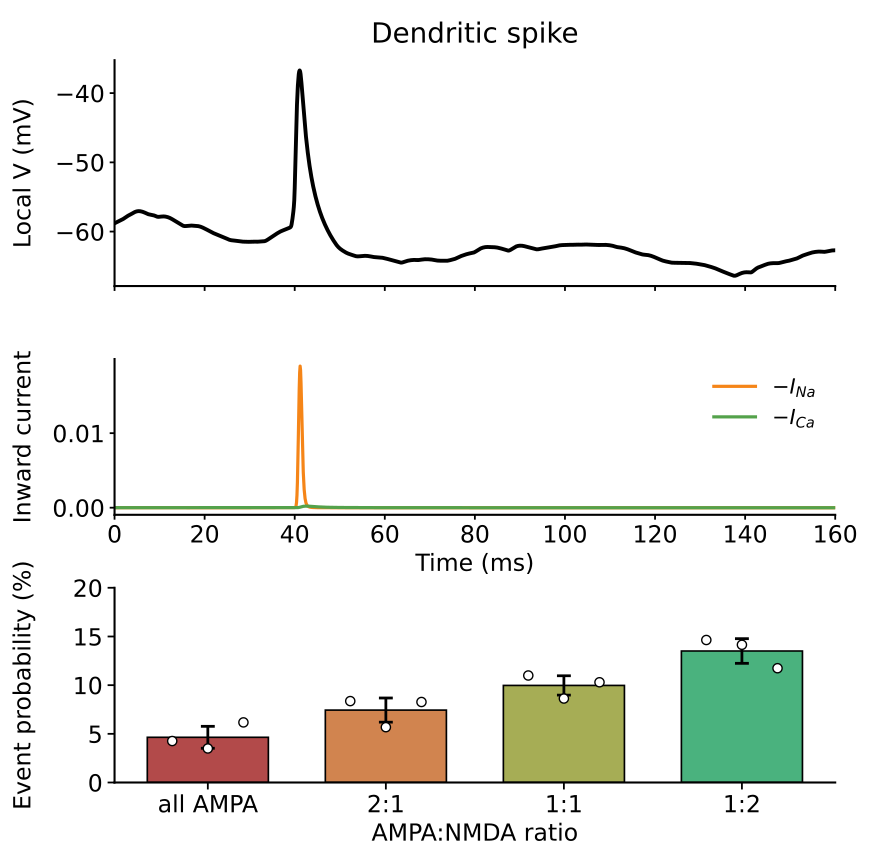

Generate this figure with Python:
import csv
import os
from pathlib import Path

import matplotlib.pyplot as plt
import numpy as np

ROOT = Path(__file__).resolve().parents[3]
DATA = ROOT / "nc_final_data" / "FigureS1" / "FigureS1_abc"
SOURCE = ROOT / "nc_final_source_data" / "FigureS1" / "FigureS1_abc"
PANELS = [0]
LABELS = ("Dendritic spike", "Calcium spike", "Plateau")
COLORS = ("#B24A4A", "#D1844F", "#A6AD55", "#4AB27E")
EXAMPLE_VOLTAGE_LIMITS_MV = ((-67.86488494873046, -35.24535980224609), (-75.51710395812988, -38.308709335327116), (-69.33568363189697, -3.072042655944824))

def load_probabilities():
    names = ("bar_mean.npy", "bar_std.npy")
    values = tuple(np.load(DATA / name, allow_pickle=False) for name in names)
    if any(value.shape != (3, 4) or not np.isfinite(value).all() for value in values):
        raise ValueError("Invalid bar data")
    repeats = np.load(DATA / "bar_repeats.npy", allow_pickle=False)
    if repeats.shape != (3, 4, 3) or not np.array_equal(repeats.mean(axis=2), values[0]) or not np.array_equal(repeats.std(axis=2, ddof=0), values[1]):
        raise ValueError("Individual probabilities do not match bar data")
    events = ("sodium_spike", "calcium_spike", "plateau")
    conditions = ("all_ampa", "ampa_nmda_2to1", "ampa_nmda_1to1", "ampa_nmda_1to2")
    columns = [f"{condition}_{event}_probability" for condition in conditions for event in events]
    runs = repeats.transpose(1, 0, 2).reshape(len(columns), 3)
    write_table(SOURCE / "FigureS1_bars.csv", columns, runs, values[0].T.reshape(-1), values[1].T.reshape(-1))
    return (*values, repeats)


def load_example(panel):
    suffixes = ("time_ms", "voltage_mv", "sodium_inward", "calcium_inward")
    names = tuple("FigureS1_" + "abc"[panel] + "_" + suffix + ".npy" for suffix in suffixes)
    values = tuple(np.load(DATA / name, allow_pickle=False) for name in names)
    if any(value.ndim != 1 or value.size < 2 or value.shape != values[0].shape or not np.isfinite(value).all() for value in values):
        raise ValueError("Invalid example data")
    write_curves(SOURCE / ("FigureS1_" + "abc"[panel] + "_curves.csv"),
                 ("time_ms", "voltage_mv", "sodium_inward", "calcium_inward"), values)
    return values


def draw(axes, panel, mean, std, repeats, example):
    voltage_ax, current_ax, bar_ax = axes
    t, voltage, sodium, calcium = example
    for ax in (voltage_ax, current_ax):
        ax.spines["right"].set_visible(False)
        ax.spines["top"].set_visible(False)
    voltage_ax.plot(t, voltage, color="black", linewidth=2.8)
    voltage_ax.set_ylim(*EXAMPLE_VOLTAGE_LIMITS_MV[panel])
    voltage_ax.set_ylabel("Local V (mV)")
    voltage_ax.tick_params(axis="x", labelbottom=False)
    current_ax.plot(t, sodium, color="#F58518", linewidth=2.3, label=r"$-I_{Na}$")
    current_ax.plot(t, calcium, color="#54A24B", linewidth=2.3, label=r"$-I_{Ca}$")
    current_ax.set_ylabel("Inward current")
    current_ax.set_xlabel("Time (ms)")
    current_ax.legend(frameon=False, loc="upper right", fontsize=15)
    voltage_ax.set_xlim(0.0, float(t[-1]))
    tick_step = 20.0 if t[-1] <= 200.0 else 50.0
    current_ax.set_xticks(np.arange(0.0, float(t[-1]) + 1e-9, tick_step))
    x = np.arange(4)
    bar_ax.bar(x, 100 * mean[panel], yerr=100 * std[panel], color=COLORS, width=0.68,
               edgecolor="black", linewidth=1.2,
               error_kw={"elinewidth": 2.0, "ecolor": "black", "capsize": 5, "capthick": 2.0})
    offsets = np.linspace(-0.20, 0.20, repeats.shape[2])
    for index in range(len(x)):
        bar_ax.scatter(x[index] + offsets, 100 * repeats[panel, index], s=44, facecolors="white", edgecolors="black", linewidths=1.0, zorder=5)
    bar_ax.set_xticks(x, ("all AMPA", "2:1", "1:1", "1:2"))
    bar_ax.set_xlabel("AMPA:NMDA ratio")
    bar_ax.set_ylabel("Event probability (%)")
    bar_ax.set_ylim(0, 50 if panel == 1 else 20)
    bar_ax.set_yticks(np.arange(0.0, 51.0, 10.0) if panel == 1 else np.arange(0.0, 21.0, 5.0))
    for ax in axes:
        ax.spines["top"].set_visible(False)
        ax.spines["right"].set_visible(False)
        ax.yaxis.set_label_coords(-0.11, 0.5)
    bar_ax.spines["left"].set_linewidth(1.5)
    bar_ax.spines["bottom"].set_linewidth(1.5)
    bar_ax.tick_params(axis="both", width=1.3, length=5)




def write_table(path, columns, runs, means, stds):
    values = np.asarray(runs)
    if values.ndim != 2 or values.shape[0] != len(columns) or len(means) != len(columns) or len(stds) != len(columns):
        raise ValueError("Unexpected source table shape")
    path.parent.mkdir(parents=True, exist_ok=True)
    temporary = path.with_name(f".{path.name}.{os.getpid()}.tmp")
    try:
        with temporary.open("w", encoding="utf-8", newline="") as stream:
            writer = csv.writer(stream)
            writer.writerow(["run", *columns])
            for index in range(values.shape[1]):
                writer.writerow([f"run_{index + 1}", *values[:, index]])
            writer.writerow(["mean", *means])
            writer.writerow(["std", *stds])
        os.replace(temporary, path)
    finally:
        if temporary.exists():
            temporary.unlink()


def write_curves(path, columns, values):
    if any(len(value) != len(values[0]) for value in values):
        raise ValueError("Inconsistent curve lengths")
    path.parent.mkdir(parents=True, exist_ok=True)
    temporary = path.with_name(f".{path.name}.{os.getpid()}.tmp")
    try:
        with temporary.open("w", encoding="utf-8", newline="") as stream:
            writer = csv.writer(stream)
            writer.writerow(columns)
            writer.writerows(zip(*values))
        os.replace(temporary, path)
    finally:
        if temporary.exists():
            temporary.unlink()


def main():
    mean, std, repeats = load_probabilities()
    style = {"font.size": 17, "axes.grid": False, "axes.linewidth": 1.5, "xtick.major.width": 1.3,
             "ytick.major.width": 1.3, "pdf.fonttype": 42, "ps.fonttype": 42}
    with plt.rc_context(style):
        if len(PANELS) == 1:
            panel = PANELS[0]
            fig = plt.figure(figsize=(8.8, 8.6))
            grid = fig.add_gridspec(3, 1, height_ratios=(1.45, 1.0, 1.25))
            voltage_ax = fig.add_subplot(grid[0, 0])
            current_ax = fig.add_subplot(grid[1, 0], sharex=voltage_ax)
            bar_ax = fig.add_subplot(grid[2, 0])
            draw((voltage_ax, current_ax, bar_ax), panel, mean, std, repeats, load_example(panel))
            fig.suptitle(LABELS[panel], x=0.54, y=0.975, fontsize=20)
            fig.subplots_adjust(left=0.13, right=0.95, bottom=0.09, top=0.93, hspace=0.38)
        else:
            fig = plt.figure(figsize=(26.4, 8.6))
            grid = fig.add_gridspec(3, 3, height_ratios=(1.45, 1.0, 1.25))
            for panel in PANELS:
                voltage_ax = fig.add_subplot(grid[0, panel])
                current_ax = fig.add_subplot(grid[1, panel], sharex=voltage_ax)
                bar_ax = fig.add_subplot(grid[2, panel])
                draw((voltage_ax, current_ax, bar_ax), panel, mean, std, repeats, load_example(panel))
                for ax in (voltage_ax, current_ax, bar_ax):
                    ax.yaxis.set_label_coords(-0.18, 0.5)
                voltage_ax.set_title(LABELS[panel], fontsize=20, pad=20)
                voltage_ax.text(-0.14, 1.2, "abc"[panel], transform=voltage_ax.transAxes,
                                fontsize=20, fontweight="bold")
            fig.subplots_adjust(left=0.07, right=0.98, bottom=0.09, top=0.90, hspace=0.38, wspace=0.4)
        fig.savefig(Path(__file__).with_suffix(".pdf"), format="pdf")
        plt.close(fig)


if __name__ == "__main__":
    main()
